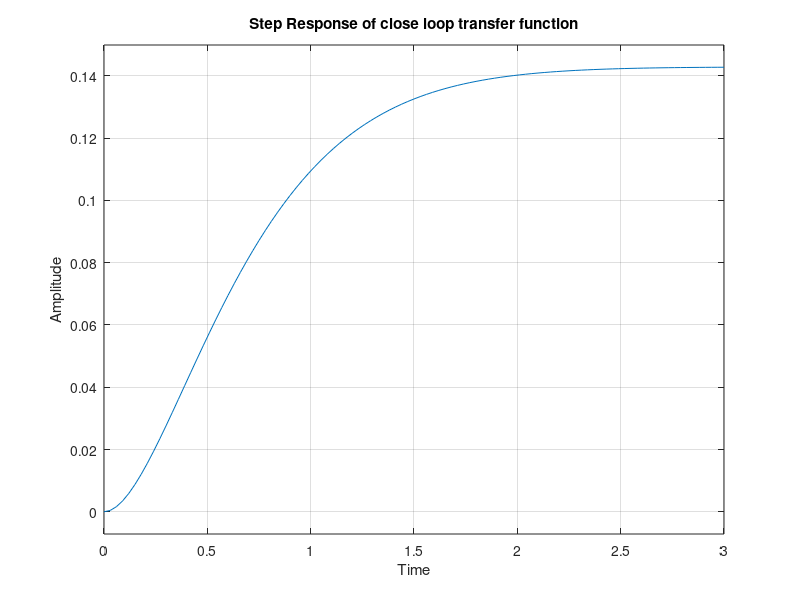
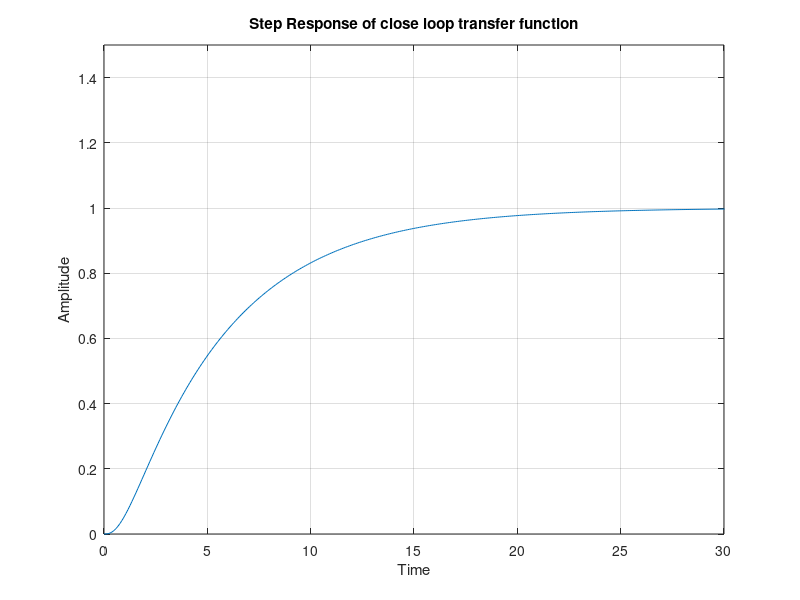
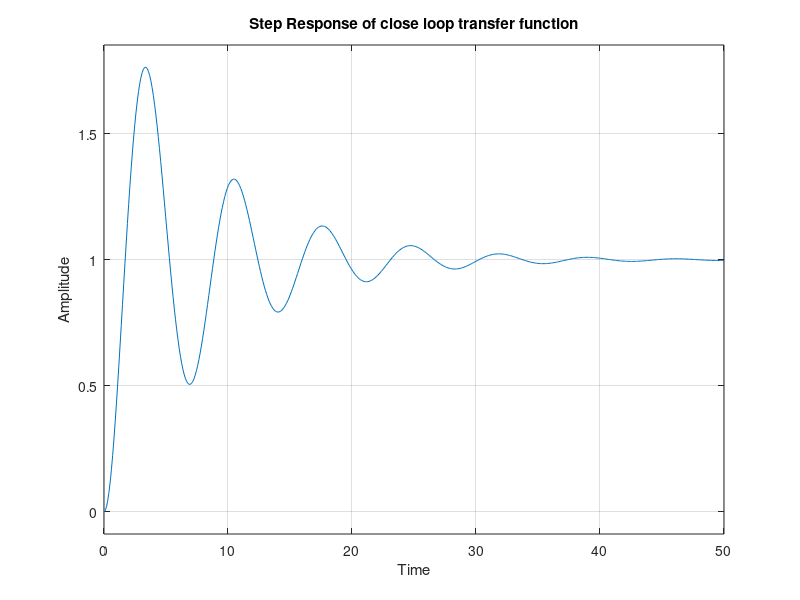
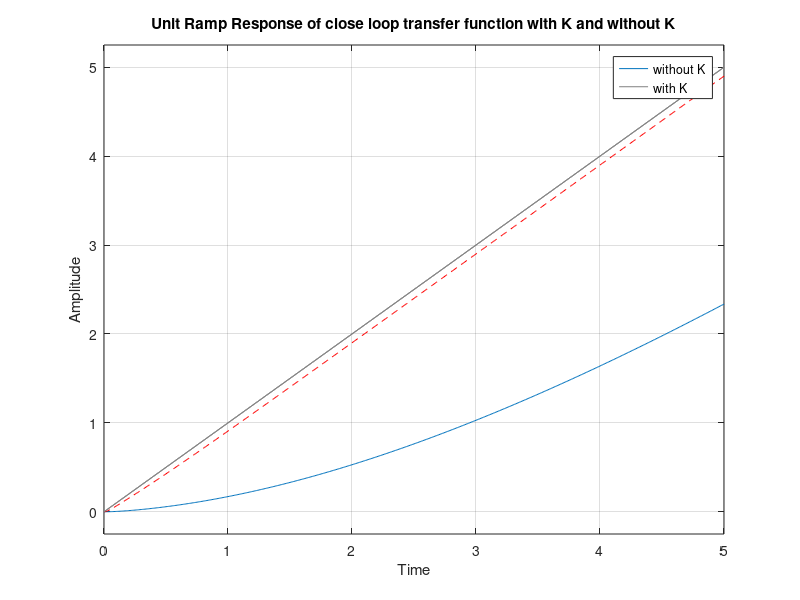

MATLAB code for these plots, in order:
%% Experiment No: 9

%{
    Name: Smit Shah
    PRN: 17070123090
    Batch: EB-2
%}

clc
clear all
close all

%% Q1(a). plot the impulse response and step response of unity gain feedback systems with open loop transfer function GH(s)=1/(s+2)(s+3)

f1=[1];
f2=[1 2];
f3=[1 3];
GH1=tf(f1,conv(f2,f3))   %Open Loop Transfer Function
R1=feedback(GH1,1)  %Close Loop Transfer Function
figure('Name', 'Smit_Impulse and Step Response of close loop transfer function')
subplot(2,1,1)
impulse(R1)
title('Impulse Response of close loop transfer function')
xlabel('Time')
ylabel('Amplitude')
axis([0 3.5 -0.05 0.15])
subplot(2,1,2)
step(R1)
title('Step Response of close loop transfer function')
xlabel('Time')
ylabel('Amplitude')

%% Q1(b). plot the impulse response and step response of unity gain feedback systems with open loop transfer function GH(s)=1/s(s+2)(s+3)

f4=[1];
f5=[1 0];
f6=[1 2];
f7=[1 3];
A1=conv(f5,f6);
GH2=tf(f4,conv(A1,f7))   %Open Loop Transfer Function
R2=feedback(GH2,1)  %Close Loop Transfer Function
figure('Name', 'Smit_Impulse and Step Response of close loop transfer function')
subplot(2,1,1)
impulse(R2)
title('Impulse Response of close loop transfer function')
xlabel('Time')
ylabel('Amplitude')
axis([0 3.5 -0.05 0.15])
subplot(2,1,2)
step(R2)
title('Step Response of close loop transfer function')
xlabel('Time')
ylabel('Amplitude')
axis([0 30 0 1.5])

%% Q1(c). plot the impulse response and step response of unity gain feedback systems with open loop transfer function GH(s)=(s+1)(s+4)/s^2(s+2)(s+3)

f8=[1 1];
f9=[1 4];
f10=[1 0 0];
f11=[1 2];
f12=[1 3];
A2=conv(f10,f11);
GH3=tf(conv(f8,f9),conv(A2,f12))   %Open Loop Transfer Function
R3=feedback(GH3,1)  %Close Loop Transfer Function
figure('Name', 'Smit_Impulse and Step Response of close loop transfer function')
subplot(2,1,1)
impulse(R3)
title('Impulse Response of close loop transfer function')
xlabel('Time')
ylabel('Amplitude')
subplot(2,1,2)
step(R3)
title('Step Response of close loop transfer function')
xlabel('Time')
ylabel('Amplitude')

%% Q2. A unity gain feedback system has the forward path transfer function GH(s)=K*(s+3)(s+5)/s(s+7)(s+8). Find the value of K so that, there is 10% steady state error in open loop.
K=1;
K1=37.33;
f13=[K];
f14=[1 3];
f15=[1 5];
f16=[1 0];
f17=[1 7];
f18=[1 8];
f19=[K1];
t=0:0.01:5;
u=t;
figure('Name', 'Smit_Ramp Response of close loop transfer function')
A3=conv(f13,f14);
A4=conv(f16,f17);
GH4=tf(conv(A3,f15),conv(A4,f18))   %Open Loop Transfer Function
R4=feedback(GH4,1)  %Close Loop Transfer Function
lsim(R4,u,t)
hold on
A5=conv(f19,f14);
A6=conv(f16,f17);
GH5=tf(conv(A5,f15),conv(A6,f18))   %Open Loop Transfer Function
R5=feedback(GH5,1)  %Close Loop Transfer Function
lsim(R5,u,t,'--r')
legend('without K', 'with K')
title('Unit Ramp Response of close loop transfer function with K and without K')
xlabel('Time')
ylabel('Amplitude')
hold off

%% Conclusion

%{
    In this experiment in Q1, we have generated a close loop transfer with
    the help of given open loop transfer function with the use of in-built
    function "conv" and "feedback" and then we have ploted the resopnse for
    impulse and step. In Q2, we have created closed loop transfer function
    with gain K and without gain K and ploted the response for unit ramp
    using bult-in function "lsim".
%}